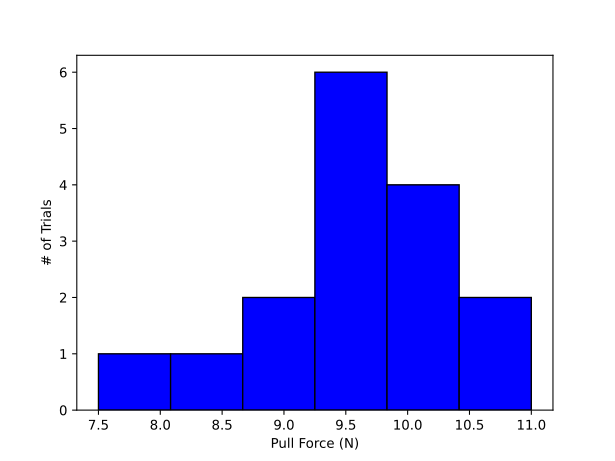

The Python source for this figure:
# Import necessary libraries
import numpy as np              # For working with numerical arrays
import pandas as pd             # *NEW* For easily importing spreadsheet data
import matplotlib.pyplot as plt # For easy plotting

data = pd.read_csv("data.csv", index_col='Trial')

pull_force_values = data[(data['TypeofForce'] == 'C') & (data['Angle'] == 0) & (data['Mass'] == 5556.4) & (data['Date'] == '10/31/24')]['Pull-Force']


fig1 = plt.figure()
#plt.grid()
plt.hist(pull_force_values, bins=6, color='blue', edgecolor='black')
plt.xlabel("Pull Force (N)")
plt.ylabel("# of Trials")
plt.savefig("histo2.svg", format = 'svg')
#plt.show()
